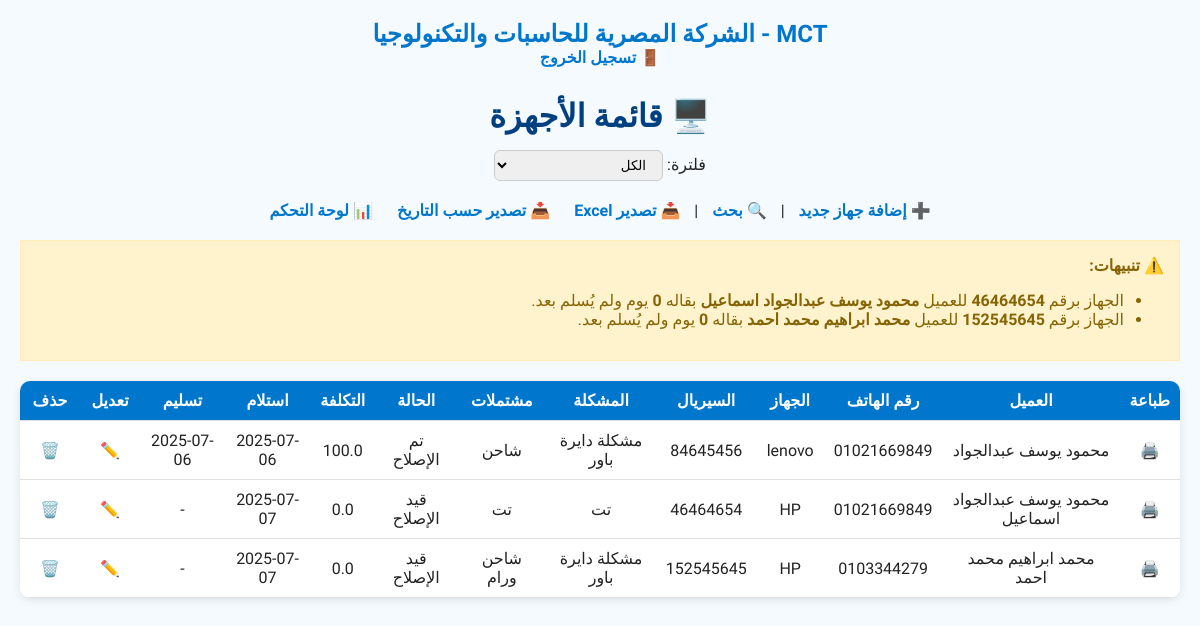
Screenshot of / (signed in) with the database file from the repository.
### models.py (models this page shows)
class Device(db.Model):
    id = db.Column(db.Integer, primary_key=True)
    serial = db.Column(db.String(100), unique=True, nullable=False)
    device_type = db.Column(db.String(100))
    client_name = db.Column(db.String(100))
    client_phone = db.Column(db.String(20))
    issue = db.Column(db.Text)
    inclusions = db.Column(db.Text)  # مشتملات الجهاز
    status = db.Column(db.String(50), default="قيد الإصلاح")
    cost = db.Column(db.Float, default=0)
    notes = db.Column(db.Text)
    received_date = db.Column(db.String(50))
    delivered_date = db.Column(db.String(50))

### app.py (the view, shortened to what this page needs)
@app.route('/')
@require_login
def index():
    filter_type = request.args.get('filter', 'all')
    devices = Device.query.all()
    reminders = []
    filtered_devices = []
    for device in devices:
        include = True
        if filter_type == 'pending':
            include = not device.delivered_date
        if include:
            filtered_devices.append(device)
        if not device.delivered_date:
            try:
                received = datetime.strptime(device.received_date, "%Y-%m-%d")
                days = (datetime.now() - received).days
                if days >= 0:
                    reminders.append({
                        'client': device.client_name,
                        'serial': device.serial,
                        'days': days
                    })
            except:
                pass
    return render_template('index.html', devices=filtered_devices, reminders=reminders)

### app.py (called while the page is built)
def require_login(f):
    @wraps(f)
    def decorated_function(*args, **kwargs):
        if 'user_id' not in session:
            flash("يجب تسجيل الدخول أولًا", "warning")
            return redirect(url_for('login'))
        return f(*args, **kwargs)
    return decorated_function

@app.before_request
def check_late_devices():
    if request.endpoint == 'login':
        return
    late_devices = Device.query.filter_by(status="قيد الإصلاح").all()
    for device in late_devices:
        try:
            received = datetime.strptime(device.received_date, "%Y-%m-%d")
            delta = (datetime.now() - received).days
            if delta >= 0 and not device.notes:  # notes هنا بنستخدمها كـ"هل الرسالة اتبعتت؟"
                message = f"تنبيه! الجهاز رقم {device.serial} للعميل {device.client_name} بقاله {delta} يوم في الصيانة."
                send_whatsapp_message("201021669849", "2449963", message)
                device.notes = "تم الإرسال"
                db.session.commit()
        except Exception as e:
            print("خطأ في فحص الجهاز:", e)

### templates/index.html (shortened to what this page needs)
<!DOCTYPE html>
<html lang="ar" dir="rtl">
<head>
</head>
<body>
    <div class="header">
        <h2>MCT - الشركة المصرية للحاسبات والتكنولوجيا</h2>
        <a href="/logout" class="logout-btn">🚪 تسجيل الخروج</a>
    </div>
    <h1>🖥️ قائمة الأجهزة</h1>
    <div class="filter-bar">
        <form method="get" action="/">
            <label>فلترة:</label>
            <select name="filter" onchange="this.form.submit()">
                <option value="all" {% if request.args.get('filter') == 'all' or not request.args.get('filter') %}selected{% endif %}>الكل</option>
            </select>
        </form>
    </div>
    <div style="text-align:center; margin-bottom: 20px;">
        <a href="/add">➕ إضافة جهاز جديد</a> |
        <a href="/search">🔍 بحث</a> |
        <a href="/export">📥 تصدير Excel</a>
        <a href="/export-by-date">📥 تصدير حسب التاريخ</a>
        <a href="/dashboard">📊 لوحة التحكم</a>
    </div>
    {% if reminders %}
        <div style="background-color: #fff3cd; border: 1px solid #ffeeba; padding: 15px; color: #856404; margin-bottom: 20px;">
            <strong>⚠️ تنبيهات:</strong>
            <ul>
                {% for r in reminders %}
                    <li>الجهاز برقم <strong>{{ r.serial }}</strong> للعميل <strong>{{ r.client }}</strong> بقاله <strong>{{ r.days }}</strong> يوم ولم يُسلم بعد.</li>
                {% endfor %}
            </ul>
        </div>
    {% endif %}
    <table>
        <thead>
            <tr>
                <th>طباعة</th>
                <th>العميل</th>
                <th>رقم الهاتف</th>
                <th>الجهاز</th>
                <th>السيريال</th>
                <th>المشكلة</th>
                <th>مشتملات</th>
                <th>الحالة</th>
                <th>التكلفة</th>
                <th>استلام</th>
                <th>تسليم</th>
                <th>تعديل</th>
                <th>حذف</th>
            </tr>
        </thead>
        <tbody>
            {% for device in devices %}
            <tr>
                <td data-label="طباعة"><a href="/print/{{ device.id }}" target="_blank">🖨️</a></td>
                <td data-label="العميل">{{ device.client_name }}</td>
                <td data-label="رقم الهاتف">{{ device.client_phone }}</td>
                <td data-label="الجهاز">{{ device.device_type }}</td>
                <td data-label="السيريال">{{ device.serial }}</td>
                <td data-label="المشكلة">{{ device.issue }}</td>
                <td data-label="مشتملات">{{ device.inclusions or "-" }}</td>
                <td data-label="الحالة">{{ device.status }}</td>
                <td data-label="التكلفة">{{ device.cost }}</td>
                <td data-label="استلام">{{ device.received_date }}</td>
                <td data-label="تسليم">{{ device.delivered_date or "-" }}</td>
                <td data-label="تعديل"><a href="/update/{{ device.id }}">✏️</a></td>
                <td><a href="/delete/{{ device.id }}" onclick="return confirm('هل أنت متأكد أنك تريد حذف هذا الجهاز؟')">🗑️</a></td>
            </tr>
            {% endfor %}
        </tbody>
    </table>
</body>
</html>

### templates/index.html (style rules this page uses)
body { font-family: 'Cairo', sans-serif; background-color: #f5faff; color: #222; margin: 0; padding: 20px; }
.header { text-align: center; margin-bottom: 30px; }
.header h2 { color: #0077cc; margin: 0; }
h1 { color: #004080; margin-bottom: 15px; text-align: center; }
a { margin: 0 10px; text-decoration: none; color: #0077cc; font-weight: bold; }
.filter-bar { margin-bottom: 20px; text-align: center; }
select { padding: 6px 12px; font-family: inherit; border-radius: 6px; border: 1px solid #ccc; }
table { width: 100%; border-collapse: collapse; background: #ffffff; border-radius: 10px; overflow: hidden; box-shadow: 0 2px 8px rgba(0,0,0,0.1); }
th, td { padding: 10px; text-align: center; border-bottom: 1px solid #e0e0e0; }
th { background-color: #0077cc; color: white; }

### rows the page displays
Device: serial "46464654", client "محمود يوسف عبدالجواد اسماعيل", days "0", client_name "محمود يوسف عبدالجواد اسماعيل", client_phone "01021669849", device_type "HP", issue "تت", inclusions "تت", status "قيد الإصلاح", cost "0.0", received_date "2025-07-07", delivered_date "-"
Device: serial "152545645", client "محمد ابراهيم محمد احمد", days "0", client_name "محمد ابراهيم محمد احمد", client_phone "0103344279", device_type "HP", issue "مشكلة دايرة باور", inclusions "شاحن ورام", status "قيد الإصلاح", cost "0.0", received_date "2025-07-07", delivered_date "-"
Device: client_name "محمود يوسف عبدالجواد", client_phone "01021669849", device_type "lenovo", serial "84645456", issue "مشكلة دايرة باور", inclusions "شاحن", status "تم الإصلاح", cost "100.0", received_date "2025-07-06", delivered_date "2025-07-06"
